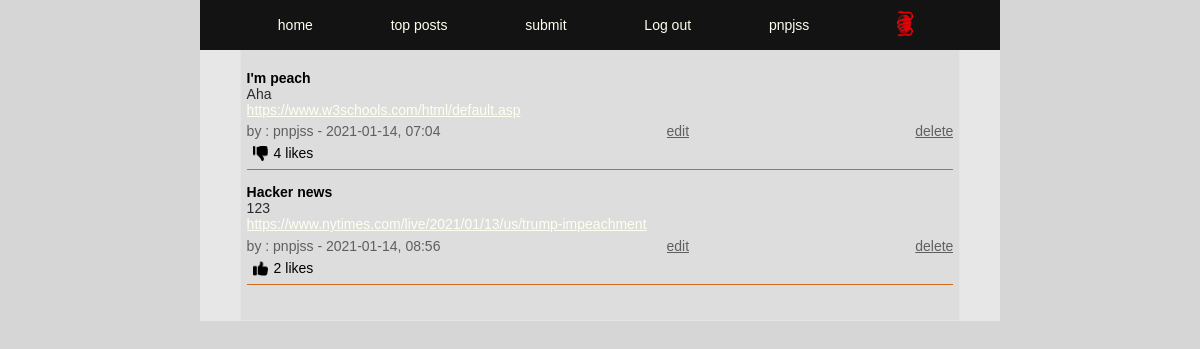
Screenshot of /posts.php (signed in) with the database file from the repository.
### tables this page shows
CREATE TABLE posts (
id INTEGER PRIMARY KEY AUTOINCREMENT,
title TEXT,
user_id INTEGER,
url TEXT,
description TEXT,
post_date DATETIME);

### app/functions.php (called while the page is built, shortened)
<?php
function getLikes($pdo, $postId)
{
    $query = "SELECT COUNT(*) FROM upvotes WHERE post_id = :post_id";
    $statement = $pdo->prepare($query);
    $statement->bindParam(':post_id', $postId, PDO::PARAM_STR);
    $statement->execute();
    $likeCount = $statement->fetch(PDO::FETCH_ASSOC);
    return $likeCount;
}
function likeCheck($pdo, $likePostId, $userId)
{
    $query = "SELECT COUNT(*) FROM upvotes WHERE post_id = :post_id AND user_id = :user_id";
    $statement = $pdo->prepare($query);
    $statement->bindParam(':post_id', $likePostId, PDO::PARAM_STR);
    $statement->bindParam(':user_id', $userId, PDO::PARAM_STR);
    $statement->execute();
    $likeCheck = $statement->fetch(PDO::FETCH_ASSOC);
    if ($likeCheck['COUNT(*)'] > 0) {
        $likeCheck = $likeCheck['COUNT(*)'];
        return $likeCheck;
    }
}
function getUserPosts($pdo, $userId)
{
    $statement = $pdo->prepare("SELECT * FROM posts WHERE user_id = :user_id");
    $statement->BindParam(':user_id', $userId, PDO::PARAM_STR);
    $statement->execute();
    $posts = $statement->fetchAll(PDO::FETCH_ASSOC);
    return $posts;
}
function getRandomKey($keyLength = 10)
{
    $characters = '0123456789abcdefghijklmnopqrstuvwxyzABCDEFGHIJKLMNOPQRSTUVWXYZ';
    $charactersLength = strlen($characters);
    $randomKey = '';
    for ($i = 0; $i < $keyLength; $i++) {
        $randomKey .= $characters[rand(0, $charactersLength - 1)];
    }
    return $randomKey;
}

### posts.php (the view, shortened to what this page needs)
<?php
require __DIR__ . ('/app/autoload.php');
require __DIR__ . ('/app/views/header.php');
require __DIR__ . ('/app/views/nav.php');
if (isset($_SESSION['user'])) {
    $userId = $_SESSION['user']['id'];
}
$posts = getUserPosts($pdo, $userId);
$keyLength = 15;
$randomKey = getRandomKey($keyLength);
?>
<main>
    <section>
        <article class="index-container">
            <?php foreach ($posts as $post) : ?>
                <?php $postId = $post['id']; ?>
                <?php $likeCount = getLikes($pdo, $postId); ?>
                <?php $likeCheck = likeCheck($pdo, $postId, $userId); ?>
                <div class="index-title">
                    <h4> <?= $post['title']; ?> </h4>
                </div>
                <div class="index-description">
                    <p><?= $post['description'] ?></p>
                </div>
                <div class="index-url">
                    <a href="<?= $post['url']; ?>"><?= $post['url']; ?></a>
                </div>
                <div class="index-poster-info">
                    <p><?= "by : " . $_SESSION['user']['username'] . " - " . $post['post_date']; ?></p>
                    <a href="<?= '/post-update.php?postid=' . $post['id'] . '&&updatekey=' . "$randomKey"; ?>">edit</a>
                    <a href="<?= "/app/posts/postdelete.php?postid=" . $post['id'] . '&&updatekey=' .  "$randomKey"; ?>"> delete</a>
                </div>
                <div class="index-poster-likes">
                    <?php if (isset($_SESSION['user'])) : ?>
                        <?php if (isset($likeCheck)) : ?>
                            <form action="/app/posts/dislike.php" method="post">
                                <button type="submit"><img src="/app/images/dislike.png" height="15px" width="15px" alt=""></button>
                            </form>
                        <?php elseif (!$likeCheck) : ?>
                            <form action="/app/posts/like.php" method="post">
                                <button type="submit"><img src="/app/images/likes.png" height=15px width="15px" alt=""></button>
                            </form>
                        <?php endif; ?>
                    <?php endif; ?>
                    <?= $likeCount['COUNT(*)'] . ' likes ' ?>
                </div>
            <?php endforeach; ?>
        </article>
    </section>
</main>

### app/assets/style.css (style rules this page uses)
* { box-sizing: border-box; margin: 0; font-family: Verdana, Geneva, Tahoma, sans-serif, Arial, Teko-regular; font-size: 14px; }
body { width: 100%; display: flex; justify-content: center; min-height: 100vh; width: 100%; position: absolute; margin-left: auto; margin-right: auto; background-color: rgb(214, 214, 214); }
a { color :ivory; }
main { display: flex; justify-content: center; height: 100%; width: 100%; background-color: #4e463a; max-width: 800px; }
section { display: flex; justify-content: center; width: 100% ; max-width: 800px; min-height:100% ; margin-top: 50px; background-color: rgb(231, 231, 231); flex-wrap: wrap; }

### app/assets/index.css (style rules this page uses)
.index-container { display: flex; width: 90%; height:auto; flex-wrap: wrap; background-color: rgb(221, 221, 221); border: 1px solid rgb(228, 228, 228); border-top: none; padding: 0.4rem ; padding-bottom: 2.5rem; }
.index-title { height : auto; width: 100%; margin-top: 1rem; }
.index-description { height : auto; word-break: break-all; width:90%; font-size: 16px; color: rgb(43, 43, 43); }
.index-url { width: 80%; overflow: hidden; text-overflow: ellipsis; white-space: nowrap; }
.index-poster-info { padding:0.4rem 0 0.4rem; display: flex; justify-content: space-between; height: auto; width: 100%; font-size: 14px; color: rgb(95, 95, 95); }
.index-poster-info a { color: rgb(95, 95, 95); overflow: hidden; text-overflow: ellipsis; white-space: nowrap; }
.index-poster-likes { display: flex; justify-content: flex-start; width: 100%; background-color: rgb(221, 221, 221); border: none; border-bottom: solid 1px chocolate; }
.index-poster-likes button { border: none; background-color: rgb(221, 221, 221); padding-bottom: 0.4rem; }

### rows the page displays
posts: title "I'm peach", description "Aha", url "https://www.w3schools.com/html/default.asp", post_date "2021-01-14, 07:04", COUNT "4"
posts: title "Hacker news", description "123", url "https://www.nytimes.com/live/2021/01/13/us/trump-impeachment", post_date "2021-01-14, 08:56", COUNT "2"

### other values shown
$_SESSION['user']['username'] "pnpjss"
